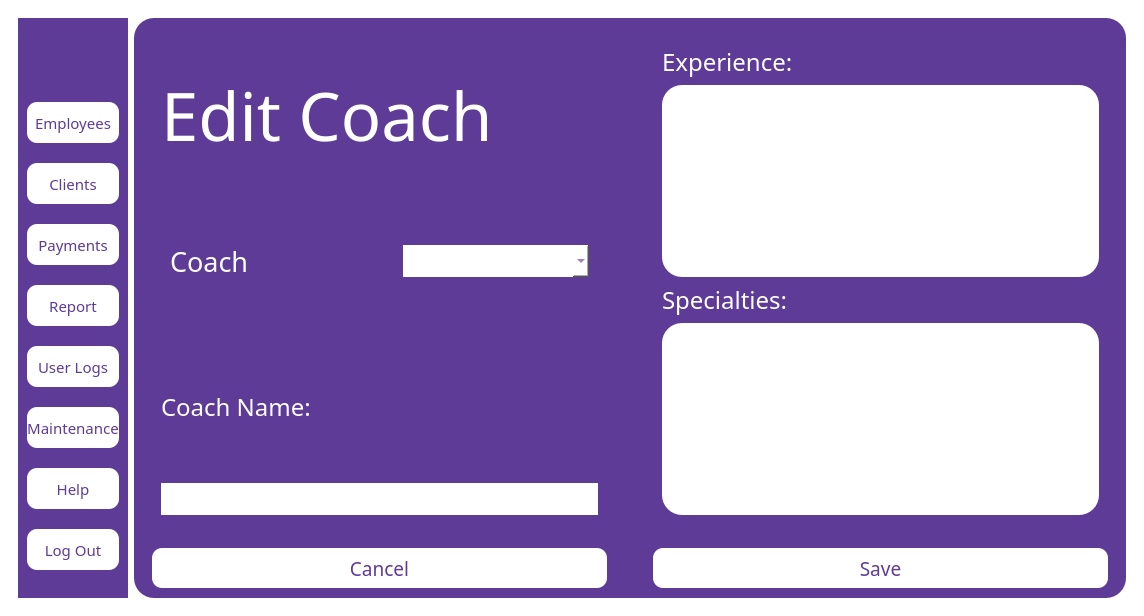
<?xml version="1.0" encoding="UTF-8"?>
<ui version="4.0">
 <class>MainWindow</class>
 <widget class="QMainWindow" name="MainWindow">
  <property name="geometry">
   <rect>
    <x>0</x>
    <y>0</y>
    <width>1144</width>
    <height>614</height>
   </rect>
  </property>
  <property name="windowTitle">
   <string>MainWindow</string>
  </property>
  <property name="styleSheet">
   <string notr="true">QMainWindow
{
background:white;
}</string>
  </property>
  <widget class="QWidget" name="centralwidget">
   <property name="styleSheet">
    <string notr="true">QWidget
{
background: white;
}</string>
   </property>
   <layout class="QVBoxLayout" name="verticalLayout">
    <item>
     <widget class="QWidget" name="widget" native="true">
      <layout class="QHBoxLayout" name="horizontalLayout">
       <item>
        <widget class="QWidget" name="widget_2" native="true">
         <property name="sizePolicy">
          <sizepolicy hsizetype="Fixed" vsizetype="Expanding">
           <horstretch>0</horstretch>
           <verstretch>0</verstretch>
          </sizepolicy>
         </property>
         <property name="styleSheet">
          <string notr="true">QWidget
{
background-color:#5e3b96;
}</string>
         </property>
         <layout class="QVBoxLayout" name="verticalLayout_2">
          <item>
           <widget class="QLabel" name="label">
            <property name="sizePolicy">
             <sizepolicy hsizetype="Fixed" vsizetype="Fixed">
              <horstretch>0</horstretch>
              <verstretch>0</verstretch>
             </sizepolicy>
            </property>
            <property name="maximumSize">
             <size>
              <width>121</width>
              <height>41</height>
             </size>
            </property>
            <property name="text">
             <string/>
            </property>
            <property name="pixmap">
             <pixmap>../softeng-main/logos/logog.jpg</pixmap>
            </property>
            <property name="scaledContents">
             <bool>true</bool>
            </property>
           </widget>
          </item>
          <item>
           <widget class="QPushButton" name="employees">
            <property name="sizePolicy">
             <sizepolicy hsizetype="Fixed" vsizetype="Fixed">
              <horstretch>0</horstretch>
              <verstretch>0</verstretch>
             </sizepolicy>
            </property>
            <property name="maximumSize">
             <size>
              <width>121</width>
              <height>41</height>
             </size>
            </property>
            <property name="font">
             <font>
              <family>Arial Black</family>
              <pointsize>11</pointsize>
             </font>
            </property>
            <property name="styleSheet">
             <string notr="true">QPushButton
{
background-color:white ;
color:#5e3b96;
 border-radius:10px;
}</string>
            </property>
            <property name="text">
             <string>Employees</string>
            </property>
           </widget>
          </item>
          <item>
           <widget class="QPushButton" name="clients">
            <property name="sizePolicy">
             <sizepolicy hsizetype="Fixed" vsizetype="Fixed">
              <horstretch>0</horstretch>
              <verstretch>0</verstretch>
             </sizepolicy>
            </property>
            <property name="maximumSize">
             <size>
              <width>121</width>
              <height>41</height>
             </size>
            </property>
            <property name="font">
             <font>
              <family>Arial Black</family>
              <pointsize>11</pointsize>
             </font>
            </property>
            <property name="styleSheet">
             <string notr="true">QPushButton
{
background-color:white ;
color:#5e3b96;
 border-radius:10px;
}</string>
            </property>
            <property name="text">
             <string>Clients</string>
            </property>
           </widget>
          </item>
          <item>
           <widget class="QPushButton" name="payments">
            <property name="sizePolicy">
             <sizepolicy hsizetype="Fixed" vsizetype="Fixed">
              <horstretch>0</horstretch>
              <verstretch>0</verstretch>
             </sizepolicy>
            </property>
            <property name="maximumSize">
             <size>
              <width>121</width>
              <height>41</height>
             </size>
            </property>
            <property name="font">
             <font>
              <family>Arial Black</family>
              <pointsize>11</pointsize>
             </font>
            </property>
            <property name="styleSheet">
             <string notr="true">QPushButton
{
background-color:white ;
color:#5e3b96;
 border-radius:10px;
}</string>
            </property>
            <property name="text">
             <string>Payments</string>
            </property>
           </widget>
          </item>
          <item>
           <widget class="QPushButton" name="report">
            <property name="sizePolicy">
             <sizepolicy hsizetype="Fixed" vsizetype="Fixed">
              <horstretch>0</horstretch>
              <verstretch>0</verstretch>
             </sizepolicy>
            </property>
            <property name="maximumSize">
             <size>
              <width>121</width>
              <height>41</height>
             </size>
            </property>
            <property name="font">
             <font>
              <family>Arial Black</family>
              <pointsize>11</pointsize>
             </font>
            </property>
            <property name="styleSheet">
             <string notr="true">QPushButton
{
background-color:white ;
color:#5e3b96;
 border-radius:10px;
}</string>
            </property>
            <property name="text">
             <string>Report</string>
            </property>
           </widget>
          </item>
          <item>
           <widget class="QPushButton" name="userlogs">
            <property name="sizePolicy">
             <sizepolicy hsizetype="Fixed" vsizetype="Fixed">
              <horstretch>0</horstretch>
              <verstretch>0</verstretch>
             </sizepolicy>
            </property>
            <property name="maximumSize">
             <size>
              <width>121</width>
              <height>41</height>
             </size>
            </property>
            <property name="font">
             <font>
              <family>Arial Black</family>
              <pointsize>11</pointsize>
             </font>
            </property>
            <property name="styleSheet">
             <string notr="true">QPushButton
{
background-color:white ;
color:#5e3b96;
 border-radius:10px;
}</string>
            </property>
            <property name="text">
             <string>User Logs</string>
            </property>
           </widget>
          </item>
          <item>
           <widget class="QPushButton" name="maintenance">
            <property name="sizePolicy">
             <sizepolicy hsizetype="Fixed" vsizetype="Fixed">
              <horstretch>0</horstretch>
              <verstretch>0</verstretch>
             </sizepolicy>
            </property>
            <property name="maximumSize">
             <size>
              <width>121</width>
              <height>41</height>
             </size>
            </property>
            <property name="font">
             <font>
              <family>Arial Black</family>
              <pointsize>11</pointsize>
             </font>
            </property>
            <property name="styleSheet">
             <string notr="true">QPushButton
{
background-color:white ;
color:#5e3b96;
 border-radius:10px;
}</string>
            </property>
            <property name="text">
             <string>Maintenance</string>
            </property>
           </widget>
          </item>
          <item>
           <widget class="QPushButton" name="help">
            <property name="sizePolicy">
             <sizepolicy hsizetype="Fixed" vsizetype="Fixed">
              <horstretch>0</horstretch>
              <verstretch>0</verstretch>
             </sizepolicy>
            </property>
            <property name="maximumSize">
             <size>
              <width>121</width>
              <height>41</height>
             </size>
            </property>
            <property name="font">
             <font>
              <family>Arial Black</family>
              <pointsize>11</pointsize>
             </font>
            </property>
            <property name="styleSheet">
             <string notr="true">QPushButton
{
background-color:white ;
color:#5e3b96;
 border-radius:10px;
}</string>
            </property>
            <property name="text">
             <string>Help</string>
            </property>
           </widget>
          </item>
          <item>
           <widget class="QPushButton" name="logout">
            <property name="sizePolicy">
             <sizepolicy hsizetype="Fixed" vsizetype="Fixed">
              <horstretch>0</horstretch>
              <verstretch>0</verstretch>
             </sizepolicy>
            </property>
            <property name="maximumSize">
             <size>
              <width>121</width>
              <height>41</height>
             </size>
            </property>
            <property name="font">
             <font>
              <family>Arial Black</family>
              <pointsize>11</pointsize>
             </font>
            </property>
            <property name="styleSheet">
             <string notr="true">QPushButton
{
background-color:white ;
color:#5e3b96;
 border-radius:10px;
}</string>
            </property>
            <property name="text">
             <string>Log Out</string>
            </property>
           </widget>
          </item>
         </layout>
        </widget>
       </item>
       <item>
        <widget class="QWidget" name="widget_3" native="true">
         <property name="styleSheet">
          <string notr="true">QWidget
{
background-color:#5e3b96;
border-radius:20px;
}</string>
         </property>
         <layout class="QVBoxLayout" name="verticalLayout_3">
          <item>
           <widget class="QWidget" name="widget_4" native="true">
            <layout class="QHBoxLayout" name="horizontalLayout_2">
             <item>
              <widget class="QWidget" name="widget_6" native="true">
               <layout class="QVBoxLayout" name="verticalLayout_5">
                <item>
                 <widget class="QLabel" name="label_8">
                  <property name="sizePolicy">
                   <sizepolicy hsizetype="Minimum" vsizetype="Minimum">
                    <horstretch>0</horstretch>
                    <verstretch>0</verstretch>
                   </sizepolicy>
                  </property>
                  <property name="font">
                   <font>
                    <family>Arial Black</family>
                    <pointsize>50</pointsize>
                   </font>
                  </property>
                  <property name="styleSheet">
                   <string notr="true">QLabel{
color:white;
}</string>
                  </property>
                  <property name="text">
                   <string>Edit Coach</string>
                  </property>
                 </widget>
                </item>
                <item>
                 <widget class="QWidget" name="widget_8" native="true">
                  <layout class="QHBoxLayout" name="horizontalLayout_3">
                   <item>
                    <widget class="QLabel" name="label_2">
                     <property name="font">
                      <font>
                       <family>Arial Black</family>
                       <pointsize>20</pointsize>
                      </font>
                     </property>
                     <property name="styleSheet">
                      <string notr="true">QLabel{
color:white;
}</string>
                     </property>
                     <property name="text">
                      <string>Coach</string>
                     </property>
                    </widget>
                   </item>
                   <item>
                    <spacer name="horizontalSpacer">
                     <property name="orientation">
                      <enum>Qt::Orientation::Horizontal</enum>
                     </property>
                     <property name="sizeType">
                      <enum>QSizePolicy::Policy::Fixed</enum>
                     </property>
                     <property name="sizeHint" stdset="0">
                      <size>
                       <width>40</width>
                       <height>20</height>
                      </size>
                     </property>
                    </spacer>
                   </item>
                   <item>
                    <widget class="QComboBox" name="comboBox">
                     <property name="font">
                      <font>
                       <family>Arial Black</family>
                       <pointsize>16</pointsize>
                      </font>
                     </property>
                     <property name="styleSheet">
                      <string notr="true">QComboBox{
background-color:white;
color:#5e3b96;
}</string>
                     </property>
                     <item>
                      <property name="text">
                       <string/>
                      </property>
                     </item>
                     <item>
                      <property name="text">
                       <string> </string>
                      </property>
                     </item>
                    </widget>
                   </item>
                  </layout>
                 </widget>
                </item>
                <item>
                 <widget class="QLabel" name="label_3">
                  <property name="font">
                   <font>
                    <family>Arial Black</family>
                    <pointsize>18</pointsize>
                   </font>
                  </property>
                  <property name="styleSheet">
                   <string notr="true">QLabel{
color:white;
}</string>
                  </property>
                  <property name="text">
                   <string>Coach Name:</string>
                  </property>
                 </widget>
                </item>
                <item>
                 <widget class="QLineEdit" name="fullname">
                  <property name="sizePolicy">
                   <sizepolicy hsizetype="Minimum" vsizetype="Fixed">
                    <horstretch>0</horstretch>
                    <verstretch>0</verstretch>
                   </sizepolicy>
                  </property>
                  <property name="font">
                   <font>
                    <family>Arial Black</family>
                    <pointsize>16</pointsize>
                   </font>
                  </property>
                  <property name="styleSheet">
                   <string notr="true">QLineEdit{
background-color:white;
color:#5e3b96;
}</string>
                  </property>
                  <property name="readOnly">
                   <bool>true</bool>
                  </property>
                 </widget>
                </item>
               </layout>
              </widget>
             </item>
             <item>
              <spacer name="horizontalSpacer_3">
               <property name="orientation">
                <enum>Qt::Orientation::Horizontal</enum>
               </property>
               <property name="sizeType">
                <enum>QSizePolicy::Policy::Fixed</enum>
               </property>
               <property name="sizeHint" stdset="0">
                <size>
                 <width>40</width>
                 <height>20</height>
                </size>
               </property>
              </spacer>
             </item>
             <item>
              <widget class="QWidget" name="widget_7" native="true">
               <property name="font">
                <font>
                 <pointsize>18</pointsize>
                </font>
               </property>
               <layout class="QVBoxLayout" name="verticalLayout_4">
                <item>
                 <widget class="QLabel" name="label_5">
                  <property name="font">
                   <font>
                    <family>Arial Black</family>
                    <pointsize>18</pointsize>
                   </font>
                  </property>
                  <property name="styleSheet">
                   <string notr="true">QLabel{
color:white;
}</string>
                  </property>
                  <property name="text">
                   <string>Experience:</string>
                  </property>
                 </widget>
                </item>
                <item>
                 <widget class="QTextEdit" name="experience">
                  <property name="sizePolicy">
                   <sizepolicy hsizetype="Minimum" vsizetype="Fixed">
                    <horstretch>0</horstretch>
                    <verstretch>0</verstretch>
                   </sizepolicy>
                  </property>
                  <property name="font">
                   <font>
                    <family>Arial Black</family>
                    <pointsize>16</pointsize>
                   </font>
                  </property>
                  <property name="styleSheet">
                   <string notr="true">QTextEdit{
background-color:white;
color:#5e3b96;
}</string>
                  </property>
                 </widget>
                </item>
                <item>
                 <widget class="QLabel" name="label_6">
                  <property name="font">
                   <font>
                    <family>Arial Black</family>
                    <pointsize>18</pointsize>
                   </font>
                  </property>
                  <property name="styleSheet">
                   <string notr="true">QLabel{
color:white;
}</string>
                  </property>
                  <property name="text">
                   <string>Specialties:</string>
                  </property>
                 </widget>
                </item>
                <item>
                 <widget class="QTextEdit" name="specialties">
                  <property name="sizePolicy">
                   <sizepolicy hsizetype="Minimum" vsizetype="Fixed">
                    <horstretch>0</horstretch>
                    <verstretch>0</verstretch>
                   </sizepolicy>
                  </property>
                  <property name="font">
                   <font>
                    <family>Arial Black</family>
                    <pointsize>16</pointsize>
                   </font>
                  </property>
                  <property name="styleSheet">
                   <string notr="true">QTextEdit{
background-color:white;
color:#5e3b96;
}</string>
                  </property>
                 </widget>
                </item>
               </layout>
              </widget>
             </item>
            </layout>
           </widget>
          </item>
          <item>
           <widget class="QWidget" name="widget_5" native="true">
            <property name="sizePolicy">
             <sizepolicy hsizetype="Preferred" vsizetype="Fixed">
              <horstretch>0</horstretch>
              <verstretch>0</verstretch>
             </sizepolicy>
            </property>
            <property name="minimumSize">
             <size>
              <width>0</width>
              <height>50</height>
             </size>
            </property>
            <property name="font">
             <font>
              <family>Arial Black</family>
             </font>
            </property>
            <layout class="QHBoxLayout" name="horizontalLayout_4">
             <item>
              <widget class="QPushButton" name="cancel">
               <property name="minimumSize">
                <size>
                 <width>60</width>
                 <height>40</height>
                </size>
               </property>
               <property name="font">
                <font>
                 <family>Arial Black</family>
                 <pointsize>14</pointsize>
                </font>
               </property>
               <property name="styleSheet">
                <string notr="true">QPushButton
{
background-color:white ;
color:#5e3b96;
 border-radius:10px;
}</string>
               </property>
               <property name="text">
                <string>Cancel</string>
               </property>
              </widget>
             </item>
             <item>
              <spacer name="horizontalSpacer_2">
               <property name="orientation">
                <enum>Qt::Orientation::Horizontal</enum>
               </property>
               <property name="sizeType">
                <enum>QSizePolicy::Policy::Fixed</enum>
               </property>
               <property name="sizeHint" stdset="0">
                <size>
                 <width>40</width>
                 <height>20</height>
                </size>
               </property>
              </spacer>
             </item>
             <item>
              <widget class="QPushButton" name="save">
               <property name="minimumSize">
                <size>
                 <width>60</width>
                 <height>40</height>
                </size>
               </property>
               <property name="font">
                <font>
                 <family>Arial Black</family>
                 <pointsize>14</pointsize>
                </font>
               </property>
               <property name="styleSheet">
                <string notr="true">QPushButton
{
background-color:white ;
color:#5e3b96;
 border-radius:10px;
}</string>
               </property>
               <property name="text">
                <string>Save</string>
               </property>
              </widget>
             </item>
            </layout>
           </widget>
          </item>
         </layout>
        </widget>
       </item>
      </layout>
     </widget>
    </item>
   </layout>
  </widget>
 </widget>
 <resources/>
 <connections/>
</ui>
